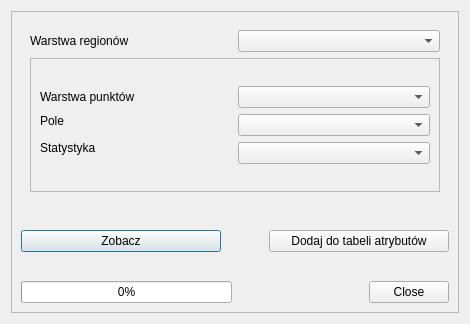
<?xml version="1.0" encoding="UTF-8"?>
<ui version="4.0">
 <class>ZonalStatisticsDialogBase</class>
 <widget class="QDialog" name="ZonalStatisticsDialogBase">
  <property name="geometry">
   <rect>
    <x>0</x>
    <y>0</y>
    <width>470</width>
    <height>324</height>
   </rect>
  </property>
  <property name="windowTitle">
   <string>Zonal Statistics</string>
  </property>
  <layout class="QGridLayout" name="gridLayout_4">
   <item row="0" column="0">
    <widget class="QFrame" name="frame_3">
     <property name="frameShape">
      <enum>QFrame::StyledPanel</enum>
     </property>
     <property name="frameShadow">
      <enum>QFrame::Raised</enum>
     </property>
     <property name="lineWidth">
      <number>0</number>
     </property>
     <layout class="QGridLayout" name="gridLayout_3">
      <item row="0" column="0">
       <layout class="QVBoxLayout" name="verticalLayout_3">
        <item>
         <widget class="QFrame" name="frame_2">
          <property name="frameShape">
           <enum>QFrame::NoFrame</enum>
          </property>
          <property name="frameShadow">
           <enum>QFrame::Raised</enum>
          </property>
          <layout class="QGridLayout" name="gridLayout_2">
           <item row="0" column="0">
            <layout class="QHBoxLayout" name="horizontalLayout_3">
             <item>
              <widget class="QLabel" name="label">
               <property name="sizePolicy">
                <sizepolicy hsizetype="Preferred" vsizetype="Fixed">
                 <horstretch>0</horstretch>
                 <verstretch>0</verstretch>
                </sizepolicy>
               </property>
               <property name="text">
                <string>Warstwa regionów</string>
               </property>
              </widget>
             </item>
             <item>
              <widget class="QComboBox" name="comboBox">
               <property name="toolTip">
                <string>&lt;html&gt;&lt;head/&gt;&lt;body&gt;&lt;p&gt;Wybierz warstwę poligonową&lt;/p&gt;&lt;/body&gt;&lt;/html&gt;</string>
               </property>
              </widget>
             </item>
            </layout>
           </item>
           <item row="1" column="0">
            <widget class="QFrame" name="frame">
             <property name="frameShape">
              <enum>QFrame::StyledPanel</enum>
             </property>
             <property name="frameShadow">
              <enum>QFrame::Raised</enum>
             </property>
             <layout class="QGridLayout" name="gridLayout">
              <item row="0" column="0">
               <layout class="QHBoxLayout" name="horizontalLayout_2">
                <item>
                 <layout class="QVBoxLayout" name="verticalLayout">
                  <item>
                   <widget class="QLabel" name="label_3">
                    <property name="sizePolicy">
                     <sizepolicy hsizetype="Preferred" vsizetype="Fixed">
                      <horstretch>0</horstretch>
                      <verstretch>0</verstretch>
                     </sizepolicy>
                    </property>
                    <property name="text">
                     <string>Warstwa punktów</string>
                    </property>
                   </widget>
                  </item>
                  <item>
                   <widget class="QLabel" name="label_2">
                    <property name="sizePolicy">
                     <sizepolicy hsizetype="Preferred" vsizetype="Fixed">
                      <horstretch>0</horstretch>
                      <verstretch>0</verstretch>
                     </sizepolicy>
                    </property>
                    <property name="text">
                     <string>Pole</string>
                    </property>
                   </widget>
                  </item>
                  <item>
                   <widget class="QLabel" name="label_4">
                    <property name="maximumSize">
                     <size>
                      <width>16777215</width>
                      <height>20</height>
                     </size>
                    </property>
                    <property name="text">
                     <string>Statystyka</string>
                    </property>
                   </widget>
                  </item>
                 </layout>
                </item>
                <item>
                 <layout class="QVBoxLayout" name="verticalLayout_2">
                  <item>
                   <widget class="QComboBox" name="comboBox_3">
                    <property name="toolTip">
                     <string>&lt;html&gt;&lt;head/&gt;&lt;body&gt;&lt;p&gt;Wybierz warstwę punktową&lt;/p&gt;&lt;/body&gt;&lt;/html&gt;</string>
                    </property>
                   </widget>
                  </item>
                  <item>
                   <widget class="QComboBox" name="comboBox_2">
                    <property name="toolTip">
                     <string>&lt;html&gt;&lt;head/&gt;&lt;body&gt;&lt;p&gt;Wybierz kolumnę z warstwy punktowej&lt;/p&gt;&lt;/body&gt;&lt;/html&gt;</string>
                    </property>
                   </widget>
                  </item>
                  <item>
                   <widget class="QComboBox" name="comboBox_4">
                    <property name="toolTip">
                     <string>&lt;html&gt;&lt;head/&gt;&lt;body&gt;&lt;p&gt;Wybierz sposób przeliczania&lt;/p&gt;&lt;/body&gt;&lt;/html&gt;</string>
                    </property>
                   </widget>
                  </item>
                 </layout>
                </item>
               </layout>
              </item>
             </layout>
            </widget>
           </item>
          </layout>
         </widget>
        </item>
       </layout>
      </item>
      <item row="1" column="0">
       <layout class="QHBoxLayout" name="horizontalLayout">
        <item>
         <widget class="QPushButton" name="pushButton">
          <property name="sizePolicy">
           <sizepolicy hsizetype="Maximum" vsizetype="Fixed">
            <horstretch>0</horstretch>
            <verstretch>0</verstretch>
           </sizepolicy>
          </property>
          <property name="minimumSize">
           <size>
            <width>200</width>
            <height>0</height>
           </size>
          </property>
          <property name="maximumSize">
           <size>
            <width>200</width>
            <height>16777215</height>
           </size>
          </property>
          <property name="toolTip">
           <string>&lt;html&gt;&lt;head/&gt;&lt;body&gt;&lt;p&gt;Zobacz tabelę i wykres&lt;/p&gt;&lt;/body&gt;&lt;/html&gt;</string>
          </property>
          <property name="text">
           <string>Zobacz</string>
          </property>
         </widget>
        </item>
        <item>
         <spacer name="horizontalSpacer_6">
          <property name="orientation">
           <enum>Qt::Horizontal</enum>
          </property>
          <property name="sizeHint" stdset="0">
           <size>
            <width>13</width>
            <height>68</height>
           </size>
          </property>
         </spacer>
        </item>
        <item>
         <widget class="QPushButton" name="pushButton_2">
          <property name="sizePolicy">
           <sizepolicy hsizetype="Maximum" vsizetype="Fixed">
            <horstretch>0</horstretch>
            <verstretch>0</verstretch>
           </sizepolicy>
          </property>
          <property name="minimumSize">
           <size>
            <width>180</width>
            <height>0</height>
           </size>
          </property>
          <property name="maximumSize">
           <size>
            <width>200</width>
            <height>16777215</height>
           </size>
          </property>
          <property name="toolTip">
           <string>&lt;html&gt;&lt;head/&gt;&lt;body&gt;&lt;p&gt;Dodaj statystyki to tabeli warstwy poligonowej&lt;/p&gt;&lt;/body&gt;&lt;/html&gt;</string>
          </property>
          <property name="text">
           <string>Dodaj do tabeli atrybutów</string>
          </property>
         </widget>
        </item>
       </layout>
      </item>
      <item row="2" column="0">
       <layout class="QHBoxLayout" name="horizontalLayout_4">
        <item>
         <widget class="QProgressBar" name="progressBar">
          <property name="value">
           <number>0</number>
          </property>
         </widget>
        </item>
        <item>
         <widget class="QDialogButtonBox" name="button_box">
          <property name="orientation">
           <enum>Qt::Horizontal</enum>
          </property>
          <property name="standardButtons">
           <set>QDialogButtonBox::Close</set>
          </property>
         </widget>
        </item>
       </layout>
      </item>
     </layout>
    </widget>
   </item>
  </layout>
 </widget>
 <resources/>
 <connections>
  <connection>
   <sender>button_box</sender>
   <signal>accepted()</signal>
   <receiver>ZonalStatisticsDialogBase</receiver>
   <slot>accept()</slot>
   <hints>
    <hint type="sourcelabel">
     <x>20</x>
     <y>20</y>
    </hint>
    <hint type="destinationlabel">
     <x>20</x>
     <y>20</y>
    </hint>
   </hints>
  </connection>
  <connection>
   <sender>button_box</sender>
   <signal>rejected()</signal>
   <receiver>ZonalStatisticsDialogBase</receiver>
   <slot>reject()</slot>
   <hints>
    <hint type="sourcelabel">
     <x>20</x>
     <y>20</y>
    </hint>
    <hint type="destinationlabel">
     <x>20</x>
     <y>20</y>
    </hint>
   </hints>
  </connection>
 </connections>
</ui>
